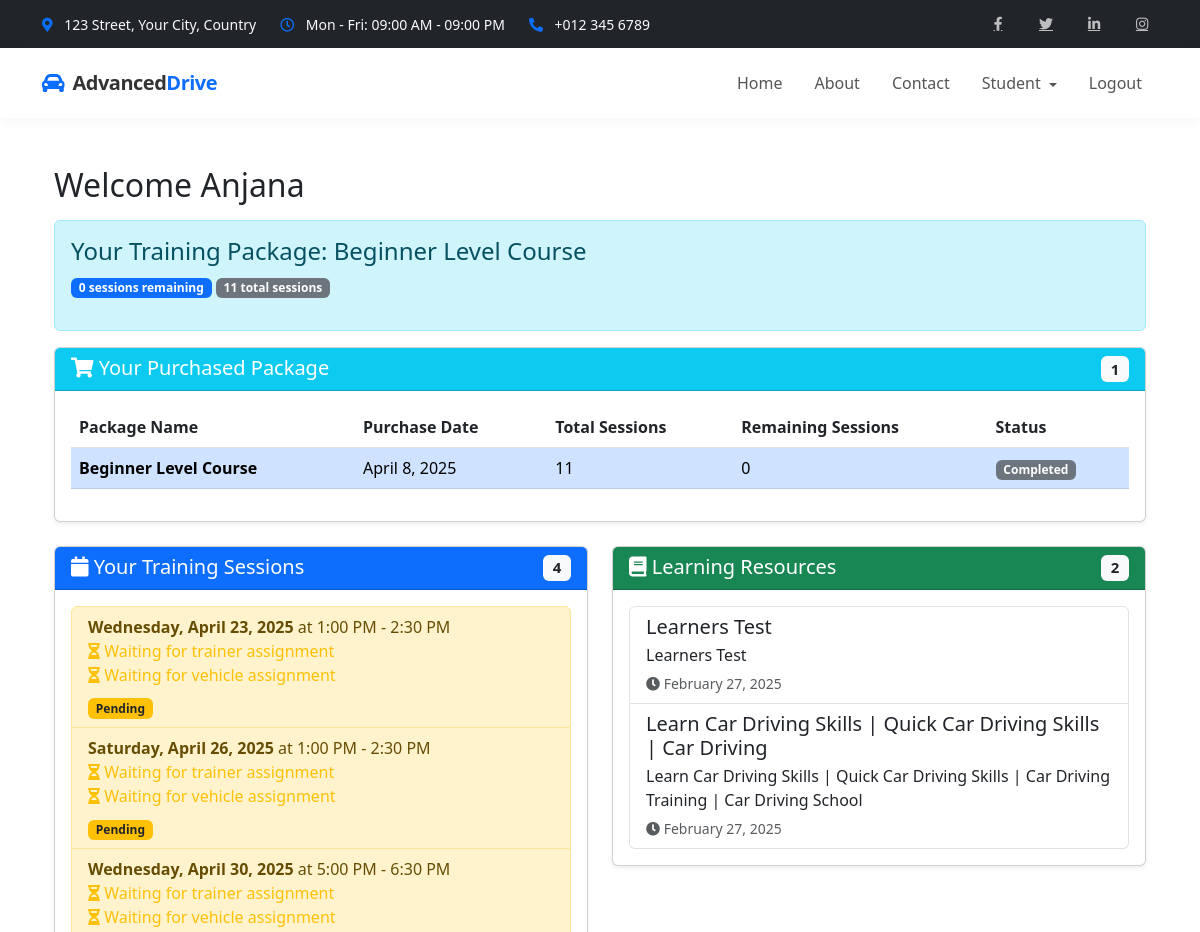
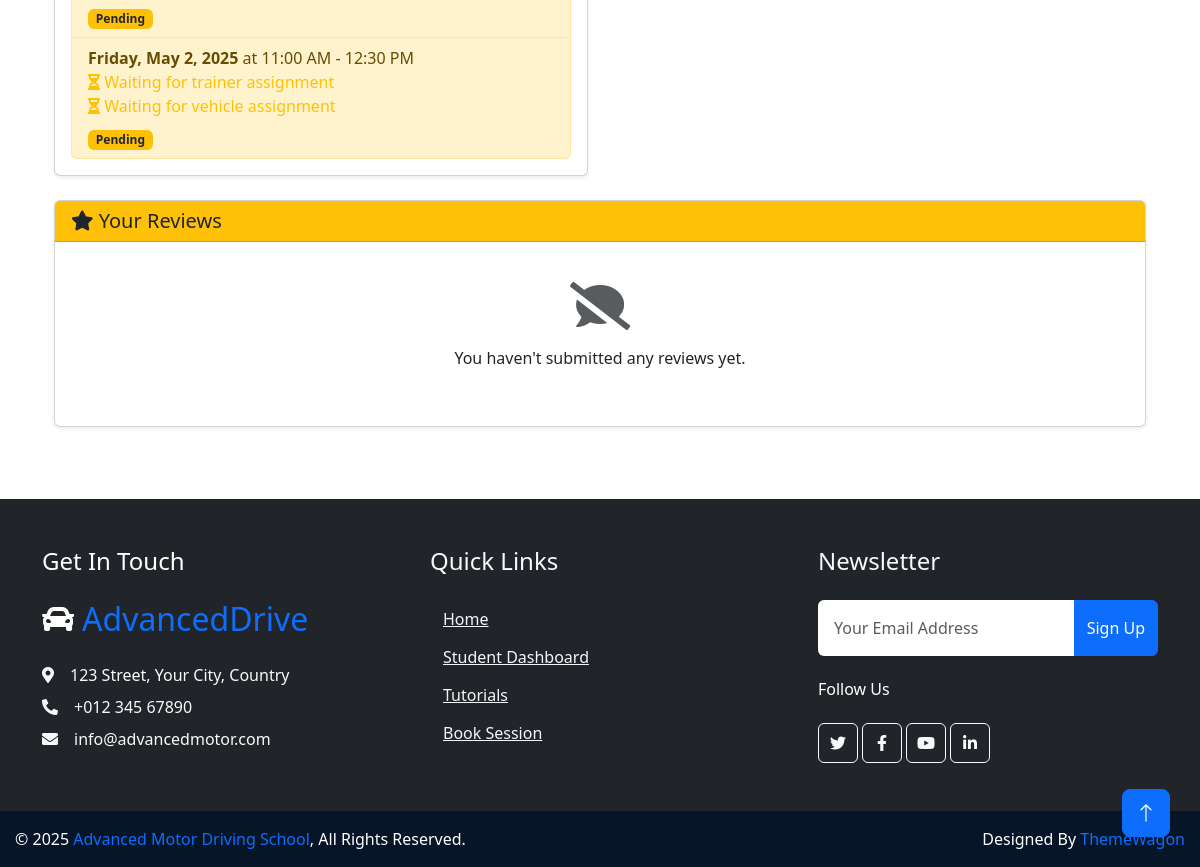
The app's page /student/dashboard/ (signed in), older data (2 pictures, top to bottom).
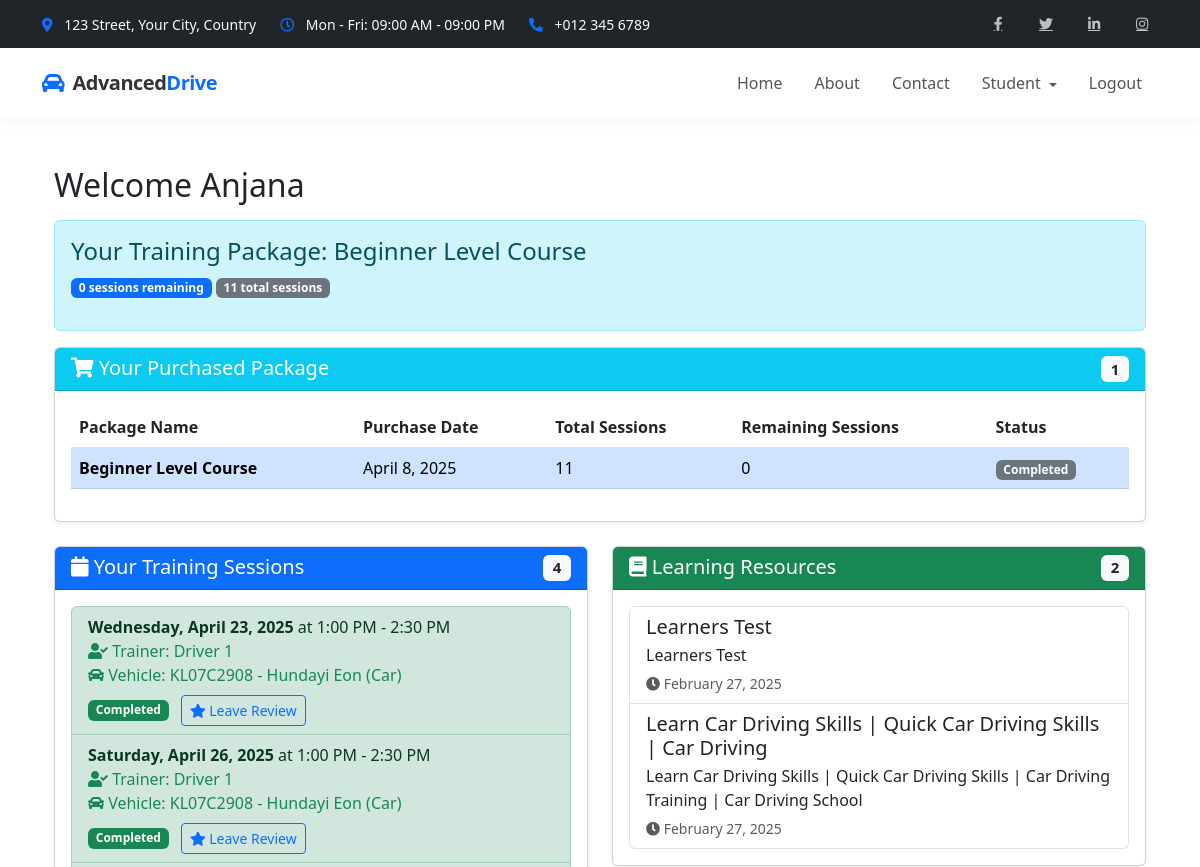
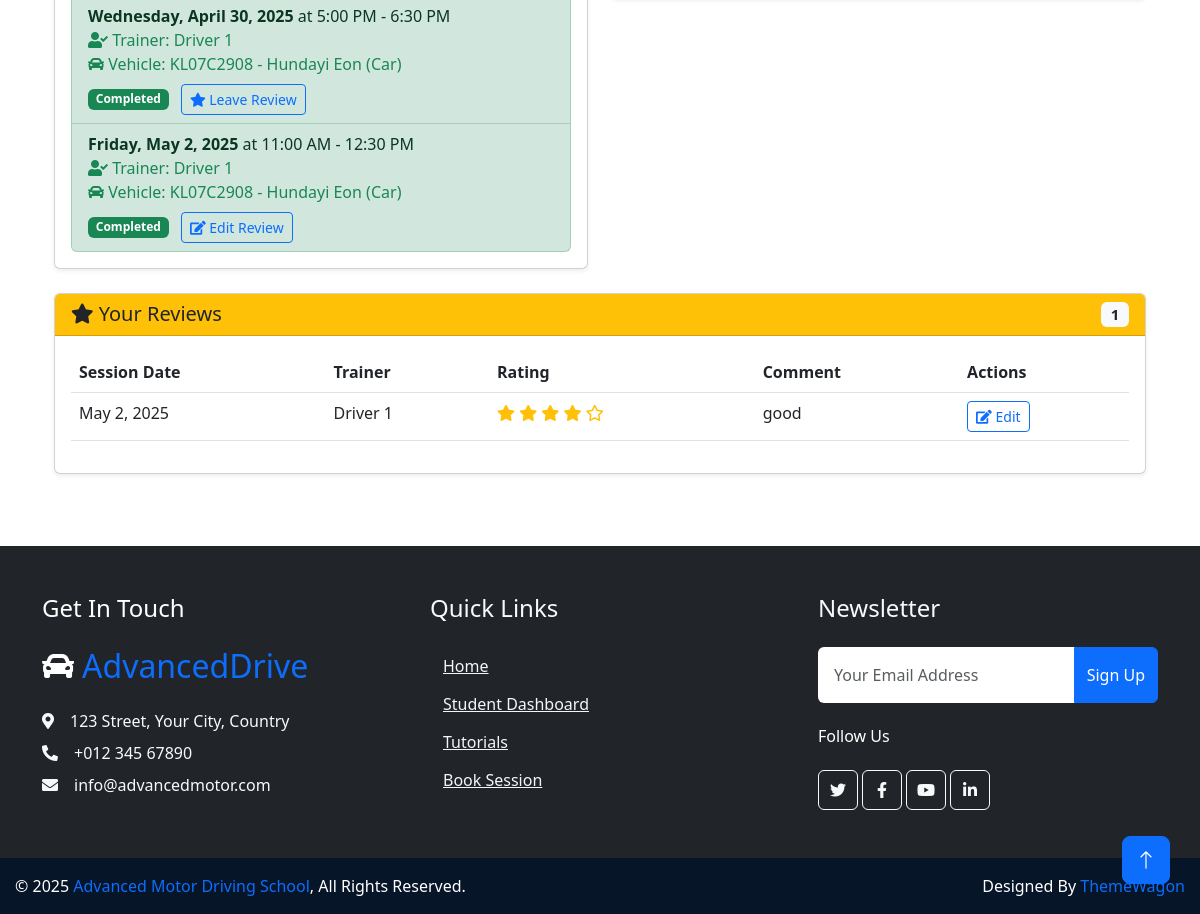
The same page, newer data (2 pictures, top to bottom).
### students/models.py (models this page shows, shortened)
class StudentPackage(models.Model):
    student = models.ForeignKey(Student, on_delete=models.CASCADE, related_name='packages')
    package = models.ForeignKey(TrainingPackage, on_delete=models.CASCADE)
    purchase_date = models.DateTimeField(auto_now_add=True)
    payment_status = models.BooleanField(default=False)
    remaining_sessions = models.PositiveIntegerField()
    has_booked_slot = models.BooleanField(default=False,null=True,blank=True)  # ✅ Add this line

class TrainingPackage(models.Model):
    course = models.ForeignKey(Course, on_delete=models.CASCADE, related_name='packages',null=True, blank=True)
    name = models.CharField(max_length=100)
    description = models.TextField()
    vehicle_type = models.CharField(max_length=10, choices=Vehicle.VEHICLE_TYPES)
    sessions = models.PositiveIntegerField()
    price = models.DecimalField(max_digits=10, decimal_places=2)

class TrainingSession(models.Model):
    TIME_SLOTS = (
        ('7:00 AM - 8:30 AM', '7:00 AM - 8:30 AM'),
        ('9:00 AM - 10:30 AM', '9:00 AM - 10:30 AM'),
        ('11:00 AM - 12:30 PM', '11:00 AM - 12:30 PM'),
        ('1:00 PM - 2:30 PM', '1:00 PM - 2:30 PM'),
        ('3:00 PM - 4:30 PM', '3:00 PM - 4:30 PM'),
        ('5:00 PM - 6:30 PM', '5:00 PM - 6:30 PM'),
    )
    student = models.ForeignKey(Student, on_delete=models.CASCADE, related_name='sessions')
    trainer = models.ForeignKey(Trainer, on_delete=models.CASCADE, related_name='sessions_trainer', null=True, blank=True)
    vehicle = models.ForeignKey(Vehicle, on_delete=models.CASCADE, related_name='sessions_vehicle', null=True, blank=True)
    student_package = models.ForeignKey(StudentPackage, on_delete=models.CASCADE, null=True, blank=True)
    session_date = models.DateField()
    time_slot = models.CharField(max_length=20, choices=TIME_SLOTS)
    completed = models.BooleanField(default=False)
    notes = models.TextField(blank=True, null=True)
    class Meta:
        unique_together = [
            ('trainer', 'session_date', 'time_slot'),
            ('student', 'session_date', 'time_slot')  # ✅ Optional but useful
        ]

class Tutorial(models.Model):
    title = models.CharField(max_length=200)
    description = models.TextField()
    content = models.TextField()
    video_url = models.URLField(blank=True, null=True)
    visible = models.BooleanField(default=True)
    created_at = models.DateTimeField(auto_now_add=True)
    updated_at = models.DateTimeField(auto_now=True)

class Review(models.Model):
    session = models.OneToOneField(TrainingSession, on_delete=models.CASCADE, related_name='review')
    student = models.ForeignKey(Student, on_delete=models.CASCADE, related_name='reviews')
    trainer = models.ForeignKey(Trainer, on_delete=models.CASCADE, related_name='reviews',null=True)
    rating = models.IntegerField(validators=[MinValueValidator(1), MaxValueValidator(5)])
    comment = models.TextField()
    created_at = models.DateTimeField(auto_now_add=True)
    class Meta:
        ordering = ['-created_at']

### trainers/models.py (models this page shows, shortened)
class Trainer(models.Model):
    user = models.OneToOneField(
        settings.AUTH_USER_MODEL,
        on_delete=models.CASCADE,
        related_name='driving_trainer_profile'
    )
    SPECIALIZATION_CHOICES = [
        ('CAR', 'Car'),
        ('SCOOTY', 'Scooty'),
        ('BOTH', 'Both Car and Scooty'),
        ('HEAVY','HEAVY'),
        ('OTHER', 'Other')
    ]
    specialization = models.CharField(
        max_length=10,
        choices=SPECIALIZATION_CHOICES,
        default='BOTH'
    )
    experience = models.PositiveIntegerField(
        validators=[MinValueValidator(0)],
        default=0,
        help_text="Years of experience as a driving trainer"
    )
    AVAILABILITY_CHOICES = [
        ('WEEKDAY', 'Weekdays Only'),
        ('WEEKEND', 'Weekends Only'),
        ('MORNING', 'Morning Shifts Only'),
        ('EVENING', 'Evening Shifts Only'),
        ('FLEXIBLE', 'Flexible Schedule'),
        ('CUSTOM', 'Custom Schedule')
    ]
    availability = models.CharField(
        max_length=10,
        choices=AVAILABILITY_CHOICES,
        default='FLEXIBLE'
    )
    is_remote = models.BooleanField(
        default=False,
        help_text="Whether this trainer provides remote training services"
    )
    service_area = models.CharField(
        max_length=255,
        blank=True,
        null=True,
        help_text="Geographic areas where remote training is available"
    )
    max_students = models.PositiveIntegerField(
        default=10,
        validators=[MinValueValidator(1)],
        help_text="Maximum number of students this trainer can handle at once"
    )
    date_joined = models.DateField(
        default=timezone.now,
        help_text="Date when the trainer joined the driving school"
    )
    license_number = models.CharField(
        max_length=50,
        blank=True,
        null=True,
        help_text="Trainer's driving license number"
    )
    notes = models.TextField(
        blank=True,
        null=True,
        help_text="Additional notes about the trainer"
    )
    is_active = models.BooleanField(
        default=True,
        help_text="Whether this trainer is currently active"
    )
    class Meta:
        ordering = ['-experience', 'user__last_name']

### vehicles/models.py (models this page shows, shortened)
class Vehicle(models.Model):
    VEHICLE_TYPES = (
        ('CAR', 'Car'),
        ('SCOOTY', 'Scooty'),
        ('OTHER', 'Other'),
        ('HEAVY','HEAVY'),
        ('SCOOTY&CAR','SCOOTY & CAR')
    )
    vehicle_number = models.CharField(max_length=20, unique=True)
    make = models.CharField(max_length=50)
    model = models.CharField(max_length=100)
    vehicle_type = models.CharField(max_length=10, choices=VEHICLE_TYPES)
    purchased_year = models.PositiveIntegerField()
    registration_expiry = models.DateField(null=True, blank=True)
    insurance_expiry = models.DateField(null=True, blank=True)
    seating_capacity = models.PositiveIntegerField(default=2)
    last_service_date = models.DateField(null=True, blank=True)
    next_service_due = models.DateField(null=True, blank=True)
    odometer_reading = models.PositiveIntegerField(default=0)
    is_active = models.BooleanField(default=True)
    created_at = models.DateTimeField(auto_now_add=True)
    updated_at = models.DateTimeField(auto_now=True)

### students/views.py (the view)
# urls.py: path('dashboard/', views.admin_dashboard, name='admin_dashboard'),
@login_required
def dashboard(request):
    try:
        student = Student.objects.get(user=request.user)
        student_reviews = Review.objects.filter(student=student).order_by('-created_at')
        student_package = StudentPackage.objects.filter(student=student, payment_status=True).last()
        all_packages = StudentPackage.objects.filter(student=student, payment_status=True).order_by('-purchase_date')
        upcoming_sessions = TrainingSession.objects.filter(
            student=student,
            session_date__gte=timezone.now().date()
        ).order_by('session_date', 'time_slot')
        completed_sessions = TrainingSession.objects.filter(
            student=student,
            completed=True
        ).order_by('-session_date', 'time_slot')
    except Student.DoesNotExist:
        student = Student.objects.create(
            user=request.user,
            address="",
            phone_number="",
            student_type="local"
        )
        student_package = None
        all_packages = []
        upcoming_sessions = []
        completed_sessions = []
    tutorials = Tutorial.objects.filter(visible=True)
    student = Student.objects.get(user=request.user)
    student_reviews = Review.objects.filter(student=student).order_by('-created_at')
    context = {
        'student': student,
        'student_package': student_package,
        'all_packages': all_packages,
        'upcoming_sessions': upcoming_sessions,
        'completed_sessions': completed_sessions,
        'tutorials': tutorials,
        'student_reviews': student_reviews,
    }
    return render(request, 'students/dashboard.html', context)

### students/templates/students/dashboard.html (shortened to what the changed rows need)
{% extends 'students/base.html' %}
{% block content %}
<div class="container">
  <h2>Welcome {{ student.user.first_name }}</h2>
  {% if student_package %}
    <div class="alert alert-info mt-3">
      <h4>Your Training Package: {{ student_package.package.name }}</h4>
      <p>
        <span class="badge bg-primary">{{ student_package.remaining_sessions }} sessions remaining</span>
        <span class="badge bg-secondary">{{ student_package.package.sessions }} total sessions</span>
      </p>
    </div>
  {% else %}
    <div class="alert alert-warning mt-3">
      <p>⚠️ You haven't purchased any training package yet.</p>
      <a href="{% url 'students:courses' %}" class="btn btn-warning">💳 View Packages</a>
    </div>
  {% endif %}
  {% if all_packages %}
    <div class="card shadow-sm mt-3 mb-4">
      <div class="card-body">
        <div class="table-responsive">
          <table class="table table-hover">
            <thead>
              <tr>
                <th>Package Name</th>
                <th>Purchase Date</th>
                <th>Total Sessions</th>
                <th>Remaining Sessions</th>
                <th>Status</th>
              </tr>
            </thead>
            <tbody>
              {% for pkg in all_packages %}
                <tr {% if pkg == student_package %}class="table-primary"{% endif %}>
                  <td><strong>{{ pkg.package.name }}</strong></td>
                  <td>{{ pkg.purchase_date|date:"F j, Y" }}</td>
                  <td>{{ pkg.package.sessions }}</td>
                  <td>{{ pkg.remaining_sessions }}</td>
                  <td>
                    {% if pkg == student_package and pkg.remaining_sessions > 0 %}
                      <span class="badge bg-success">Active</span>
                    {% elif pkg.remaining_sessions > 0 %}
                      <span class="badge bg-info">Available</span>
                    {% else %}
                      <span class="badge bg-secondary">Completed</span>
                    {% endif %}
                  </td>
                </tr>
              {% endfor %}
            </tbody>
          </table>
        </div>
      </div>
    </div>
  {% endif %}
  <div class="row mt-4">
    <div class="col-md-6 mb-4">
      <div class="card shadow-sm">
        <div class="card-body">
          {% if upcoming_sessions %}
            <ul class="list-group">
              {% for session in upcoming_sessions %}
                <li class="list-group-item {% if not session.trainer %}list-group-item-warning{% elif session.completed %}list-group-item-success{% endif %}">
                  <strong>{{ session.session_date|date:"l, F j, Y" }}</strong> at {{ session.get_time_slot_display }}<br>
                  {% if session.trainer %}
                    <span class="text-success"><i class="fas fa-user-check"></i> Trainer: {{ session.trainer.user.get_full_name }}</span><br>
                  {% else %}
                    <span class="text-warning"><i class="fas fa-hourglass-half"></i> Waiting for trainer assignment</span><br>
                  {% endif %}
                  {% if session.vehicle %}
                    <span class="text-success"><i class="fas fa-car"></i> Vehicle: {{ session.vehicle.vehicle_number }} - {{session.vehicle.make}} ({{ session.vehicle.get_vehicle_type_display }})</span>
                  {% else %}
                    <span class="text-warning"><i class="fas fa-hourglass-half"></i> Waiting for vehicle assignment</span>
                  {% endif %}
                  <div class="mt-2 d-flex justify-content-between align-items-center">
                    <div>
                      {% if session.completed %}
                        <span class="badge bg-success">Completed</span>
                        {% if session.review %}
                          <a href="{% url 'students:edit_review' session.review.id %}" class="btn btn-sm btn-outline-primary ms-2">
                            <i class="fas fa-edit"></i> Edit Review
                          </a>
                        {% else %}
                          <a href="{% url 'students:submit_review' session.id %}" class="btn btn-sm btn-outline-primary ms-2">
                            <i class="fas fa-star"></i> Leave Review
                          </a>
                        {% endif %}
                      {% else %}
                        <span class="badge bg-warning text-dark">Pending</span>
                      {% endif %}
                    </div>
                  </div>
                </li>
              {% endfor %}
            </ul>
          {% endif %}
        </div>
      </div>
    </div>
    <div class="col-md-6 mb-4">
      <div class="card shadow-sm">
        <div class="card-body">
          {% if tutorials %}
            <div class="list-group">
              {% for tutorial in tutorials %}
                <a href="{% url 'students:view_tutorial' tutorial.id %}" class="list-group-item list-group-item-action">
                  <div class="d-flex w-100 justify-content-between">
                    <h5 class="mb-1">{{ tutorial.title }}</h5>
                  </div>
                  <p class="mb-1">{{ tutorial.description|truncatechars:100 }}</p>
                  <small class="text-muted"><i class="fas fa-clock"></i> {{ tutorial.created_at|date:"F j, Y" }}</small>
                </a>
              {% endfor %}
            </div>
          {% else %}
            <div class="text-center py-4">
              <i class="fas fa-book-open fa-3x text-muted mb-3"></i>
              <p>No tutorials available at this time.</p>
            </div>
          {% endif %}
        </div>
      </div>
    </div>
  </div>
  <div class="card shadow-sm mb-4">
    <div class="card-header bg-warning text-dark">
      <h5 class="mb-0">
        <i class="fas fa-star"></i> Your Reviews
        {% if student_reviews %}
          <span class="badge bg-light text-dark float-end">{{ student_reviews|length }}</span>
        {% endif %}
      </h5>
    </div>
    <div class="card-body">
      {% if student_reviews %}
        <div class="table-responsive">
          <table class="table table-hover">
            <thead>
              <tr>
                <th>Session Date</th>
                <th>Trainer</th>
                <th>Rating</th>
                <th>Comment</th>
                <th>Actions</th>
              </tr>
            </thead>
            <tbody>
              {% for review in student_reviews %}
                <tr>
                  <td>{{ review.session.session_date|date:"F j, Y" }}</td>
                  <td>{{ review.trainer.user.get_full_name }}</td>
                  <td>
                    <div class="text-warning">
                      {% for i in "12345" %}
                        {% if forloop.counter <= review.rating %}
                          <i class="fas fa-star"></i>
                        {% else %}
                          <i class="far fa-star"></i>
                        {% endif %}
                      {% endfor %}
                    </div>
                  </td>
                  <td>{{ review.comment|truncatechars:50 }}</td>
                  <td>
                    <a href="{% url 'students:edit_review' review.id %}" class="btn btn-sm btn-outline-primary">
                      <i class="fas fa-edit"></i> Edit
                    </a>
                  </td>
                </tr>
              {% endfor %}
            </tbody>
          </table>
        </div>
      {% else %}
        <div class="text-center py-4">
          <i class="fas fa-comment-slash fa-3x text-muted mb-3"></i>
          <p>You haven't submitted any reviews yet.</p>
        </div>
      {% endif %}
    </div>
  </div>
</div>
{% endblock %}

Row changes from the older to the newer data that the page shows:
changed TrainingSession "Wednesday, April 23, 2025": trainer.user.get_full_name (not shown) → "Driver 1"; vehicle.vehicle_number (not shown) → "KL07C2908"; vehicle.make (not shown) → "Hundayi Eon"; vehicle.vehicle_type (not shown) → "Car"; trainer_id "Waiting for trainer assignment" → "Trainer:"; vehicle_id "Waiting for vehicle assignment" → "Vehicle: - ( )"; completed "Pending" → "Completed Leave Review"
changed TrainingSession "Saturday, April 26, 2025": trainer.user.get_full_name (not shown) → "Driver 1"; vehicle.vehicle_number (not shown) → "KL07C2908"; vehicle.make (not shown) → "Hundayi Eon"; vehicle.vehicle_type (not shown) → "Car"; trainer_id "Waiting for trainer assignment" → "Trainer:"; vehicle_id "Waiting for vehicle assignment" → "Vehicle: - ( )"; completed "Pending" → "Completed Leave Review"
changed TrainingSession "Wednesday, April 30, 2025": trainer.user.get_full_name (not shown) → "Driver 1"; vehicle.vehicle_number (not shown) → "KL07C2908"; vehicle.make (not shown) → "Hundayi Eon"; vehicle.vehicle_type (not shown) → "Car"; trainer_id "Waiting for trainer assignment" → "Trainer:"; vehicle_id "Waiting for vehicle assignment" → "Vehicle: - ( )"; completed "Pending" → "Completed Leave Review"
changed TrainingSession "Friday, May 2, 2025": trainer.user.get_full_name (not shown) → "Driver 1"; vehicle.vehicle_number (not shown) → "KL07C2908"; vehicle.make (not shown) → "Hundayi Eon"; vehicle.vehicle_type (not shown) → "Car"; trainer_id "Waiting for trainer assignment" → "Trainer:"; vehicle_id "Waiting for vehicle assignment" → "Vehicle: - ( )"; completed "Pending" → "Completed Edit Review"
added Review: session.session_date "May 2, 2025", trainer.user.get_full_name "Driver 1", rating 4 (drawn), comment "good"
Text that changed along with them:
{{ student_reviews|length }}: (not shown) → "1"
text no longer shown: "You haven't submitted any reviews yet."
text now shown: "Session Date Trainer Rating Comment Actions"
